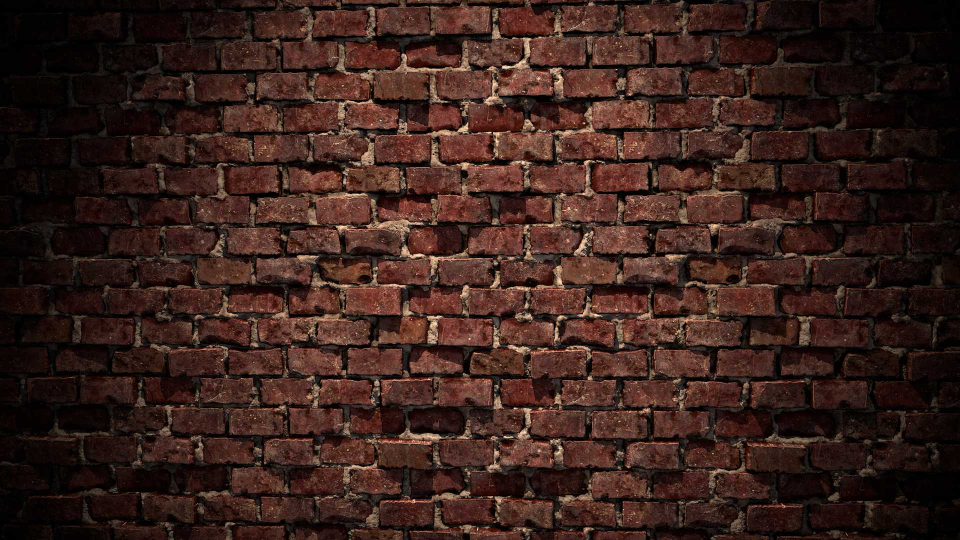
#> input picture customerbg.jpg, 1920 x 1080 px, found by its file name (shown at 1/2 size); its folder holds 6 pictures in this run
$ python -i s1.py   (imports and definitions only)
#> lines starting #> are read from the running program, lines starting #| are printed output that depends on the picture
from tkinter import *
from tkinter import messagebox, ttk
import csv
from PIL import Image, ImageTk
from customtkinter import *
# [2 lines not run here, left out]
order = 1

class queue:
    def __init__(self):
        self.queue = []


    def add(self, item):
        self.queue.append(item)

    def enqueue(self, item):
        self.queue.insert(len(self.queue), item)
        return self.queue

    # [4 lines left out: function dequeue, not called in this run]
q=queue()


class Tree:

    # [4 lines left out: function __init__, not called in this run]

    def addchild(self, childnode):
        self.children.append(childnode)

    # [100 lines left out: functions exists, updatevalue, inorder_traversal, collectdata, collectdatarecursive, writetreetocsv and 4 more, not called in this run]

filename = "Customerdata.csv"
# [52 lines not run here, left out]

def seatchooser():
    # [7 lines left out: function stretch, not called in this run]

    root4 = Tk()
    root4.title("Customer View")
    root4.geometry('1500x800')
    root4.resizable(0, 0)
    root4.config(bg='black')
    # Set the size of the window to fill the entire screen without hiding the title bar
    root4.wm_attributes('-fullscreen', False)
    root4.columnconfigure((0, 1, 2, 3), weight=1, uniform='a')
    root4.rowconfigure(0, weight=1)

    image_original = Image.open("Customerbg.jpg")
#> image_original is the input picture: PIL image 1920x1080 RGB; mean R, G, B 57.5, 34.2, 28.1
    image_tk = ImageTk.PhotoImage(image_original)

    canvas1 = Canvas(root4, background="black", bd=0, highlightthickness=0, relief="ridge")
    canvas1.place(relwidth=1, relheight=1)  # Place the canvas to cover the entire window
    canvas1.create_image((0, 0), image=image_tk, anchor="nw")
    canvas1.bind("<Configure>", stretch)

    def resetfield():
        seats.delete(0,END)

    # ADD TABLES IMAGES
    # 2seat and labels of availability

    img_2 = Image.open("2seat.png")
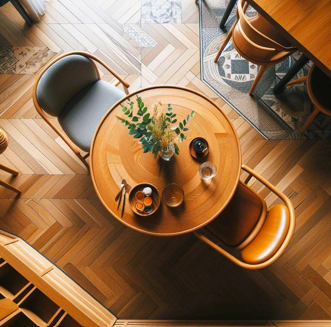
#> input picture 2seat.png, 331 x 327 px
#> img_2 is the input picture: PIL image 331x327 RGBA; mean R, G, B, A 144.6, 109, 76.1, 255
    img_2_resized = img_2.resize((150, 150))  # Corrected resizing
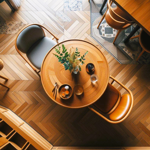
#> img_2_resized: PIL image 150x150 RGBA; mean R, G, B, A 144.6, 109, 76.1, 255
    img_2_tk = ImageTk.PhotoImage(img_2_resized)

    seat1 = Label(root4, image=img_2_tk)
    seat1.place(x=75, y=160)

    label2_1 = Label(root4, text="2A", background="green", fg='white', font=('Calibri', 20, 'bold'))
    label2_1.place(x=75, y=314, width=154)

    seat2 = Label(root4, image=img_2_tk)
    seat2.place(x=275, y=160)

    label2_2 = Label(root4, text="2B", background="green", fg='white', font=('Calibri', 20, 'bold'))
    label2_2.place(x=275, y=314, width=154)

    seat_3 = Label(root4, image=img_2_tk)
    seat_3.place(x=475, y=160)

    label2_3 = Label(root4, text="2C", background="green", fg='white', font=('Calibri', 20, 'bold'))
    label2_3.place(x=475, y=314, width=154)

    seat4 = Label(root4, image=img_2_tk)
    seat4.place(x=675, y=160)

    label2_4 = Label(root4, text="2D", background="green", fg='white', font=('Calibri', 20, 'bold'))
    label2_4.place(x=675, y=314, width=154)

    # 4seat

    img2 = ImageTk.PhotoImage(Image.open("4seat.png").resize((150, 150)))
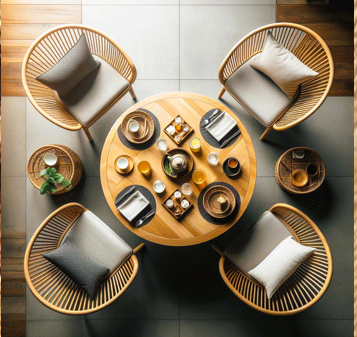
#> input picture 4seat.png, 357 x 337 px

    seat1 = Label(root4, image=img2)
    seat1.place(x=75, y=390)

    label4_1 = Label(root4, text="4A", background="green", fg='white', font=('Calibri', 20, 'bold'))
    label4_1.place(x=75, y=544, width=154)

    seat2 = Label(root4, image=img2)
    seat2.place(x=275, y=390)

    label4_2 = Label(root4, text="4B", background="green", fg='white', font=('Calibri', 20, 'bold'))
    label4_2.place(x=275, y=544, width=154)

    seat3 = Label(root4, image=img2)
    seat3.place(x=475, y=390)

    label4_3 = Label(root4, text="4C", background="green", fg='white', font=('Calibri', 20, 'bold'))
    label4_3.place(x=475, y=544, width=154)

    seat4 = Label(root4, image=img2)
    seat4.place(x=675, y=390)

    label4_4 = Label(root4, text="4D", background="green", fg='white', font=('Calibri', 20, 'bold'))
    label4_4.place(x=675, y=544, width=154)

    # 6seat
    img3 = ImageTk.PhotoImage(Image.open("6seat.png").resize((150, 150)))
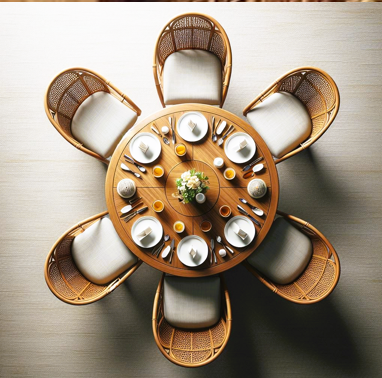
#> input picture 6seat.png, 382 x 378 px

    seat1 = Label(root4, image=img3)
    seat1.place(x=875, y=160)

    label6_1 = Label(root4, text="6A", background="green", fg='white', font=('Calibri', 20, 'bold'))
    label6_1.place(x=875, y=314, width=154)

    seat2 = Label(root4, image=img3)
    seat2.place(x=1075, y=160)

    label6_2 = Label(root4, text="6B", background="green", fg='white', font=('Calibri', 20, 'bold'))
    label6_2.place(x=1075, y=314, width=154)

    seat3 = Label(root4, image=img3)
    seat3.place(x=1275, y=160)

    label6_3 = Label(root4, text="6C", background="green", fg='white', font=('Calibri', 20, 'bold'))
    label6_3.place(x=1275, y=314, width=154)

    # 8seat

    img4 = ImageTk.PhotoImage(Image.open("8seat.png").resize((150, 150)))
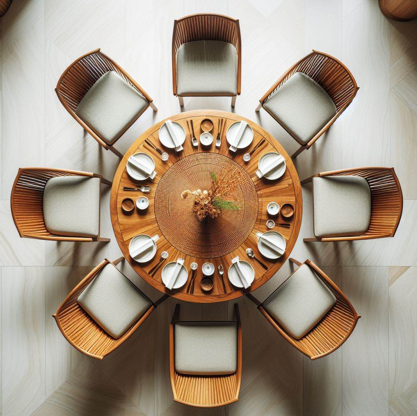
#> input picture 8seat.png, 417 x 416 px

    seat1 = Label(root4, image=img4)
    seat1.place(x=875, y=390)

    label8_1 = Label(root4, text="8A", background="green", fg='white', font=('Calibri', 20, 'bold'))
    label8_1.place(x=875, y=544, width=154)

    seat2 = Label(root4, image=img4)
    seat2.place(x=1075, y=390)

    label8_2 = Label(root4, text="8B", background="green", fg='white', font=('Calibri', 20, 'bold'))
    label8_2.place(x=1075, y=544, width=154)

    seat3 = Label(root4, image=img4)
    seat3.place(x=1275, y=390)

    label8_3 = Label(root4, text="8C", background="green", fg='white', font=('Calibri', 20, 'bold'))
    label8_3.place(x=1275, y=544, width=154)

    headingframe = Frame(root4, bg='black', width=1500, height=130)
    headingframe.place(x=0, y=0)
    Introtext = Label(headingframe, text='SRI SWAMINATH CAFE NEW',
                      font=('Calibri', 60, 'bold')
                      , bg='black', fg='white', activebackground='black')
    Introtext.place(x=150, y=10, width=1200)

    # notes for colour identification
    note_label = Label(root4, text="NOTE!", bg="black", font=("new times roman", 13), fg="white").place(x=10, y=10)
    red = Label(root4, text="Red: Booked", bg="red", font=("new times roman", 13)).place(x=10, y=34)

    detailsframe = Frame(root4, bg='black',width=1500, height=200)
    detailsframe.place(x=0,y=625)

    # create a function for booked successfully page
    # [596 lines left out: functions book, managerview, billpayment, customersystem, mansignup, managersystem and 1 more, not called in this run]


# [3 lines not run here, left out]

>>> result = seatchooser()
